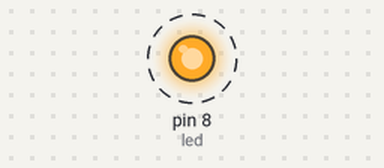
The sketch below on a simulated Arduino Uno, built with avr-gcc and run on an emulated ATmega328P. Shown: output pins drawn as LEDs (lit = HIGH). Dashed ring = blinking.

Above: at 0.15 s.
Timing chart, 0 to 3.0 s (numbered marks = the images above):
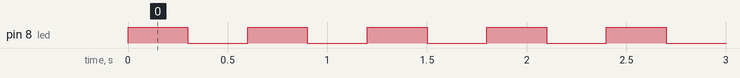

The sketch:

led.ino
```cpp
int led = 8;

void setup()

{

pinMode(led, OUTPUT);

}

void loop()

{

digitalWrite(led, HIGH);

delay(300);

digitalWrite(led, LOW);

delay(300);

}
```

Measured:
- by itself, pin 8 (led): alternates HIGH for 0.30 s and LOW for 0.30 s
